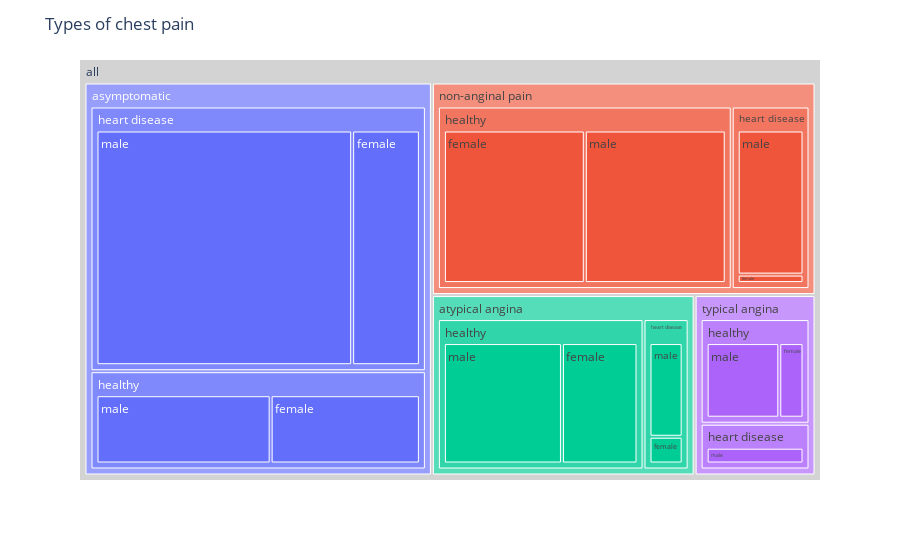

The cell this chart's notebook holds for it:
### Code cell
treemap_data = data."# your solution" # select sex, chest pain type, and target label and hold the count for each category

treemap_data["num"] = "# your solution" # rename target label, where 0=healthy and 1=heart disease

fig = px."# your solution" # create a treemap using plotly express method

fig."# your solution" # set background color

fig."# your solution" # set title

### Figure 1 — Plotly figure (JSON) as saved in the notebook; plotly's stock layout.template omitted (floating-point values rounded to 4 significant figures)
{"data": [{"branchvalues": "total", "domain": {"x": [0, 1], "y": [0, 1]}, "hovertemplate": "labels=%{label}<br>count=%{value}<br>parent=%{parent}<br>id=%{id}<extra></extra>", "ids": ["all/asymptomatic/healthy/female", "all/atypical angina/healthy/female", "all/non-anginal pain/healthy/female", "all/typical angina/healthy/female", "all/asymptomatic/heart disease/female", "all/atypical angina/heart disease/female", "all/non-anginal pain/heart disease/female", "all/asymptomatic/healthy/male", "all/atypical angina/healthy/male", "all/non-anginal pain/healthy/male", "all/typical angina/healthy/male", "all/asymptomatic/heart disease/male", "all/atypical angina/heart disease/male", "all/non-anginal pain/heart disease/male", "all/typical angina/heart disease/male", "all/asymptomatic/healthy", "all/atypical angina/healthy", "all/non-anginal pain/healthy", "all/typical angina/healthy", "all/asymptomatic/heart disease", "all/atypical angina/heart disease", "all/non-anginal pain/heart disease", "all/typical angina/heart disease", "all/asymptomatic", "all/atypical angina", "all/non-anginal pain", "all/typical angina", "all"], "labels": ["female", "female", "female", "female", "female", "female", "female", "male", "male", "male", "male", "male", "male", "male", "male", "healthy", "healthy", "healthy", "healthy", "heart disease", "heart disease", "heart disease", "heart disease", "asymptomatic", "atypical angina", "non-anginal pain", "typical angina", "all"], "name": "", "parents": ["all/asymptomatic/healthy", "all/atypical angina/healthy", "all/non-anginal pain/healthy", "all/typical angina/healthy", "all/asymptomatic/heart disease", "all/atypical angina/heart disease", "all/non-anginal pain/heart disease", "all/asymptomatic/healthy", "all/atypical angina/healthy", "all/non-anginal pain/healthy", "all/typical angina/healthy", "all/asymptomatic/heart disease", "all/atypical angina/heart disease", "all/non-anginal pain/heart disease", "all/typical angina/heart disease", "all/asymptomatic", "all/atypical angina", "all/non-anginal pain", "all/typical angina", "all/asymptomatic", "all/atypical angina", "all/non-anginal pain", "all/typical angina", "all", "all", "all", "all", ""], "root": {"color": "lightgrey"}, "type": "treemap", "values": [18, 16, 34, 4, 22, 2, 1, 21, 25, 34, 12, 83, 7, 17, 7, 39, 41, 68, 16, 105, 9, 18, 7, 144, 50, 86, 23, 303]}], "layout": {"legend": {"tracegroupgap": 0}, "margin": {"t": 60}, "title": {"text": "Types of chest pain"}}}
